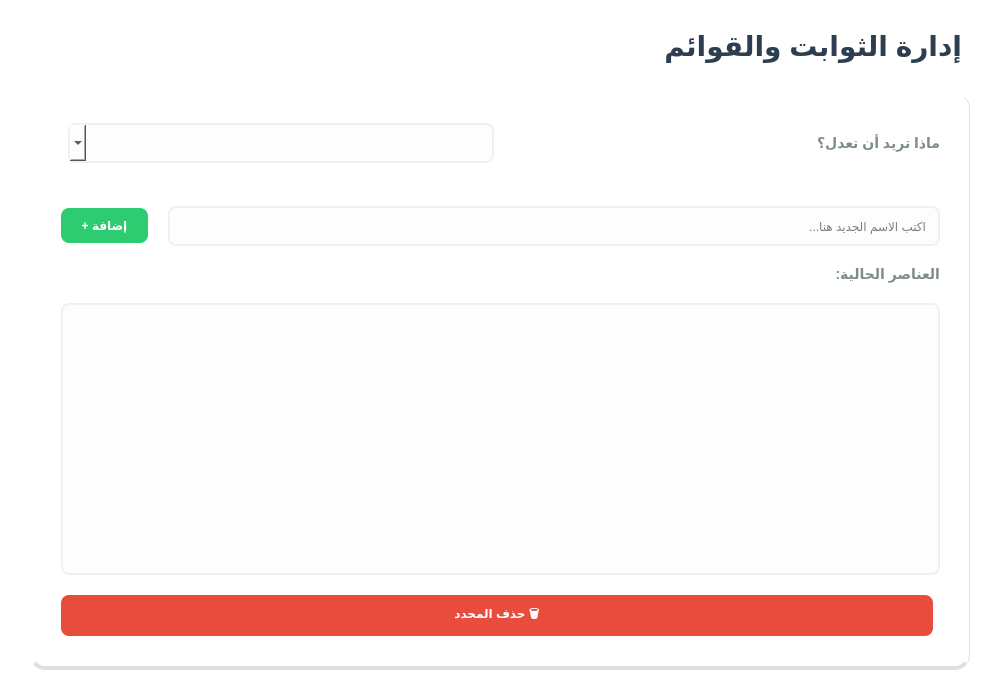
<?xml version="1.0" encoding="UTF-8"?>
<ui version="4.0">
 <class>Form</class>
 <widget class="QWidget" name="Form">
  <property name="geometry"> <rect> <x>0</x> <y>0</y> <width>1000</width> <height>700</height> </rect> </property>
  <property name="windowTitle"> <string>Settings</string> </property>
  <property name="layoutDirection"> <enum>Qt::RightToLeft</enum> </property>
  <property name="styleSheet">
   <string notr="true">
    QWidget { font-family: 'Segoe UI', sans-serif; background-color: transparent; }
    #pageTitle { font-size: 28px; font-weight: bold; color: #2c3e50; margin-bottom: 10px; }

    /* Main Card */
    #contentCard {
        background-color: white;
        border-radius: 15px;
        border-bottom: 4px solid #dce1e6;
        border-right: 1px solid #dce1e6;
    }

    QLabel { color: #7f8c8d; font-size: 14px; font-weight: 600; }
    QComboBox, QLineEdit { border: 2px solid #f0f0f0; border-radius: 8px; padding: 10px; background: #fdfdfd; }
    QComboBox:focus, QLineEdit:focus { border: 2px solid #3498db; background: white; }

    /* List Widget */
    QListWidget { border: 2px solid #f0f0f0; border-radius: 8px; padding: 5px; background: #fdfdfd; }
    QListWidget::item { padding: 10px; border-bottom: 1px solid #eee; color: #2c3e50; }
    QListWidget::item:selected { background-color: #e3f2fd; color: #1565c0; border-radius: 5px; }

    /* Buttons */
    QPushButton { border-radius: 8px; padding: 10px 20px; font-weight: bold; border: none; }
    #btnAdd { background-color: #2ecc71; color: white; }
    #btnAdd:hover { background-color: #27ae60; }
    
    #btnDelete { background-color: #e74c3c; color: white; }
    #btnDelete:hover { background-color: #c0392b; }
   </string>
  </property>
  
  <layout class="QVBoxLayout" name="verticalLayout">
   <property name="spacing"> <number>20</number> </property>
   <property name="margin"> <number>30</number> </property>
   
   <item> <widget class="QLabel" name="pageTitle"> <property name="text"> <string>إدارة الثوابت والقوائم</string> </property> </widget> </item>

   <item>
    <widget class="QFrame" name="contentCard">
     <layout class="QVBoxLayout" name="verticalLayout_2">
      <property name="spacing"> <number>20</number> </property>
      <property name="margin"> <number>30</number> </property>
      
      <item> <layout class="QHBoxLayout" name="horizontalLayout_2"> <item> <widget class="QLabel" name="label1"> <property name="text"> <string>ماذا تريد أن تعدل؟</string> </property> </widget> </item> <item> <widget class="QComboBox" name="comboTables"> <property name="minimumSize"> <size> <width>300</width> <height>40</height> </size> </property> </widget> </item> <item> <spacer name="hSpacer"> <property name="orientation"> <enum>Qt::Horizontal</enum> </property> </spacer> </item> </layout> </item>

      <item> <widget class="Line" name="line"> <property name="orientation"> <enum>Qt::Horizontal</enum> </property> </widget> </item>

      <item> <layout class="QHBoxLayout" name="horizontalLayout_3"> <item> <widget class="QLineEdit" name="inputNewItem"> <property name="placeholderText"> <string>اكتب الاسم الجديد هنا...</string> </property> </widget> </item> <item> <widget class="QPushButton" name="btnAdd"> <property name="text"> <string>+ إضافة</string> </property> </widget> </item> </layout> </item>

      <item> <widget class="QLabel" name="label2"> <property name="text"> <string>العناصر الحالية:</string> </property> </widget> </item>
      <item> <widget class="QListWidget" name="listItems"/> </item>
      
      <item> <layout class="QHBoxLayout" name="horizontalLayout_4"> <item> <spacer name="hSpacer_2"> <property name="orientation"> <enum>Qt::Horizontal</enum> </property> </spacer> </item> <item> <widget class="QPushButton" name="btnDelete"> <property name="text"> <string>حذف المحدد 🗑️</string> </property> </widget> </item> </layout> </item>
     </layout>
    </widget>
   </item>
  </layout>
 </widget>
</ui>
